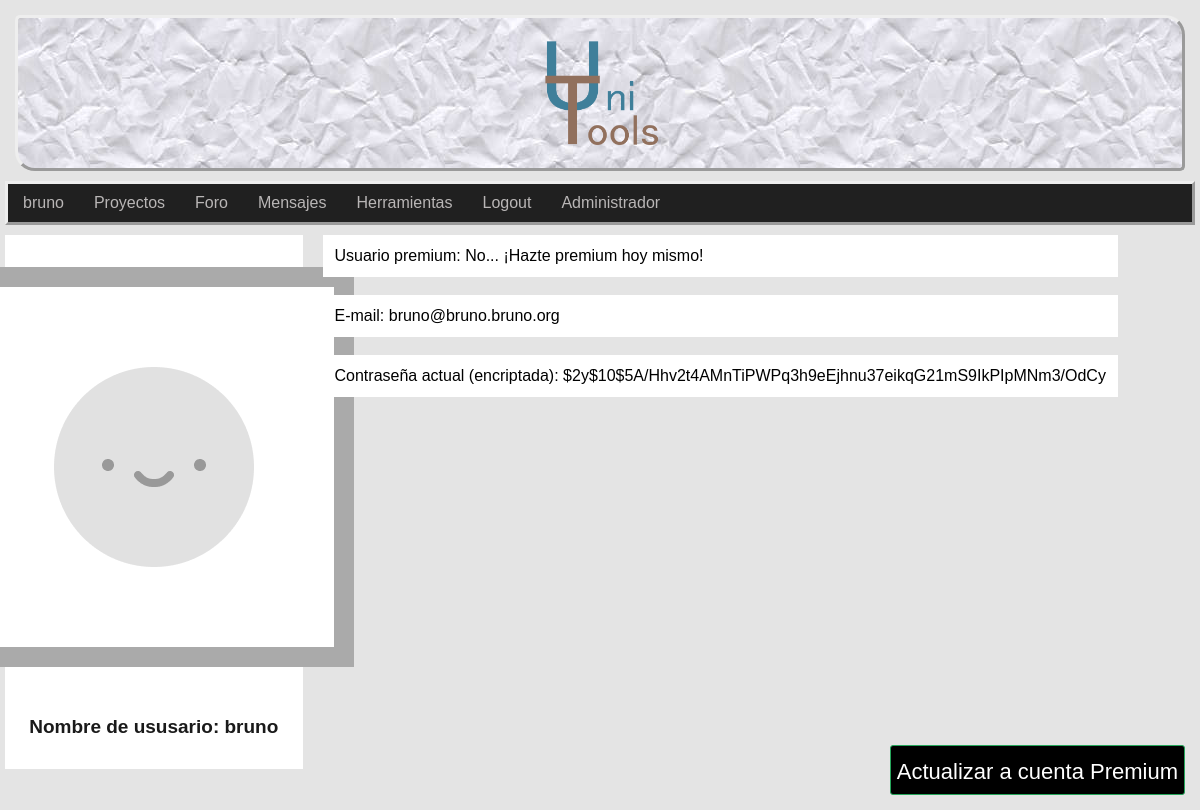
The page /perfil.php (signed in) on the database its author committed.
### tables this page shows
CREATE TABLE `user` (
  `id_user` int(11) NOT NULL,
  `email` varchar(50) NOT NULL,
  `password` varchar(255) NOT NULL,
  `username` varchar(30) NOT NULL,
  `premium` tinyint(1) NOT NULL,
  `admin` tinyint(1) NOT NULL
);

### dao/dao_user.php (called while the page is built, shortened)
<?php
include_once('DAO.php');
include_once('user_class.php');
class DAOUsuario extends DAO {
	public function search_username($username){
		$sql = sprintf("SELECT * FROM user WHERE username = '" .$username. "'");
		if (!$this->ejecutarConsulta($sql))
			return null;
		else
		{
			$result = $this->ejecutarConsulta($sql);
			$user = new TOUser($result['id_user'],$result['email'],$result['password'],$result['username'],$result['premium'], $result['admin']);
			return $user;
		}
	}
}
?>

### dao/DAO.php (called while the page is built, shortened)
<?php
class DAO {
	public $conn;
	public function __construct() {
		if (!$this->conn){
			if(isset($_SESSION['admin']) && $_SESSION['admin']){
				$this->conn = mysqli_connect("localhost", "root", "", "unitoolsdb");
			}else{
				$this->conn = mysqli_connect("localhost", "Usuario", "", "unitoolsdb");
			}
		}
	}
	public function ejecutarConsulta($query){
		$result = mysqli_query($this->conn, $query) or die($this->conn->error);
        $array = mysqli_fetch_assoc($result);
		return $array;
	}
}
?>

### dao/user_class.php (called while the page is built, shortened)
<?php
class TOUser {
	private $email;
	private $password;
	private $premium;
	function __construct($userId='',$email='',$password='',$user_name='',$premium='', $admin=''){
		$this->email = $email;
		$this->password = $password;
		$this->premium = $premium;
	}
	public function get_email(){
		return $this->email;
	}
	public function get_password(){
		return $this->password;
	}
	public function get_premium(){
		return $this->premium;
	}
}
?>

### perfil.php (the view, shortened to what this page needs)
<?php
include_once('dao/dao_user.php');
?>
<!DOCTYPE html>
<html>
<head>
  <link rel="stylesheet" type="text/css" href="css/hoja.css">
  <link rel="stylesheet" type="text/css" href="css/premium-popup.css">
</head>
<body>
  <div id="contenedor">
    <?php
    require("includes/common/cabecera.php");
    require("includes/common/navegacion.php");
    ?>
    <div id="contenido">
      <?php
      $dao_usuario = new DAOUsuario();
      $userData = $dao_usuario->search_username($_SESSION['username']);
      $username = $_SESSION['username'];
      $premium = $userData->get_premium();
      $email = $userData->get_email();
      $password = $userData->get_password();
      ?>
      <body id="per">
        <div class="per_columnaIzq">
          <div class="per_card">
            <div class="per_fotocard">
              <img id="per_foto" alt="foto_perfil" src="/UniTools/practica_2/img/Default_user_icon.jpg">
            </div>
            <p id="p_username"><b> Nombre de ususario: <?php echo $username ?> </b></p>
          </div>
        </div>
        <div class="per_columnaDer">
          <div class="per_card">
            Usuario premium:
            <?php
            if ($premium)
              echo " Sí";
            else {
              echo " No... ¡Hazte premium hoy mismo! ";
            }
            if ($premium == 0) {
              echo '<button data-modal-target="#modal" class="click-me">Actualizar a cuenta Premium </button>
            <div class="modal" id="modal">
              <div class="modal-header">
                <div class="title"> Pásate al premium <br></div>
                <button data-close-button class="close-buttonX"> &times;</button>
              </div>
              <div class="modal-body">
                1-Consigue repositorios privados. <br>
                2-Sin límite de tamaño de archivos. <br>
                3-Di adiós a la publicidad <br>
                4-Ocupa el lugar más alto de los rankings. <br>
                5-Utiliza los mensajes de la plataforma. <br>
                6-Recibe antes que nadie nuestras novedades. <br>
                7-Forma parte de la gran familia de Unitools. <br>
              </div>
              <div class=modal-footer>
                <form method="POST" action="perfil.php">
                  <button class="click-me" type="submit" name="hacersePremium"> Suscribir
                  </button>
                </form>
              </div>
            </div>
            <div id="overlay"></div>';
            }
            ?>
            <br>
          </div> <br>
          <div class="per_card">
            E-mail: <?php echo $email ?> <br>
          </div> <br>
          <div class="per_card">
            Contraseña actual (encriptada): <?php echo $password ?>
          </div><br>
        </div>
    </div>
  </div>
</body>

### css/hoja.css (style rules this page uses)
body { font-family: Arial; padding:5px; background: #e4e4e4 }
button { background-color: darkslategray; color:aqua; font-family: sans-serif; border-color: darkslategray; }
p { text-align: center; }
body#per { font-family: Arial; padding:5px; background: #e4e4e4 }
.per_columnaIzq { float: left; width: 25%; }
.per_columnaDer { float: left; width: auto; padding-left: 20px; }
.per_card { background-color: white; padding: 12px; }
.per_fotocard { background-color: white; padding: 20px; text-align: center; float:center; display: flex; justify-content: center; }
img#per_foto { display: block; background-color: #aaa; padding: 20px; object-fit: scale-down; text-align: center; float:center; }

### css/premium-popup.css (style rules this page uses)
body { margin:0; padding:0; font-family: sans-serif; background: linear-gradient(#E0EAFC,#CFDEF3); height: 100vh; }
p { padding-top: 10px; font-size: 19px; color: #1a1a1a; text-align: center; }
.click-me { display: inline-block; position: fixed; bottom: 15px; right: 15px; height: 50px; background: black; border: 1px solid #26a65b; color: white; text-align: center; font-size: 22px; line-height: 50px; border-radius: 3px; cursor: pointer; transition: .5s; }

### rows shown on the page
user: email "bruno@bruno.bruno.org", password "$2y$10$5A/Hhv2t4AMnTiPWPq3h9eEjhnu37eikqG21mS9IkPIpMNm3/OdCy"

### other values the page prints
$_SESSION["username"] "bruno"
$username "bruno"
